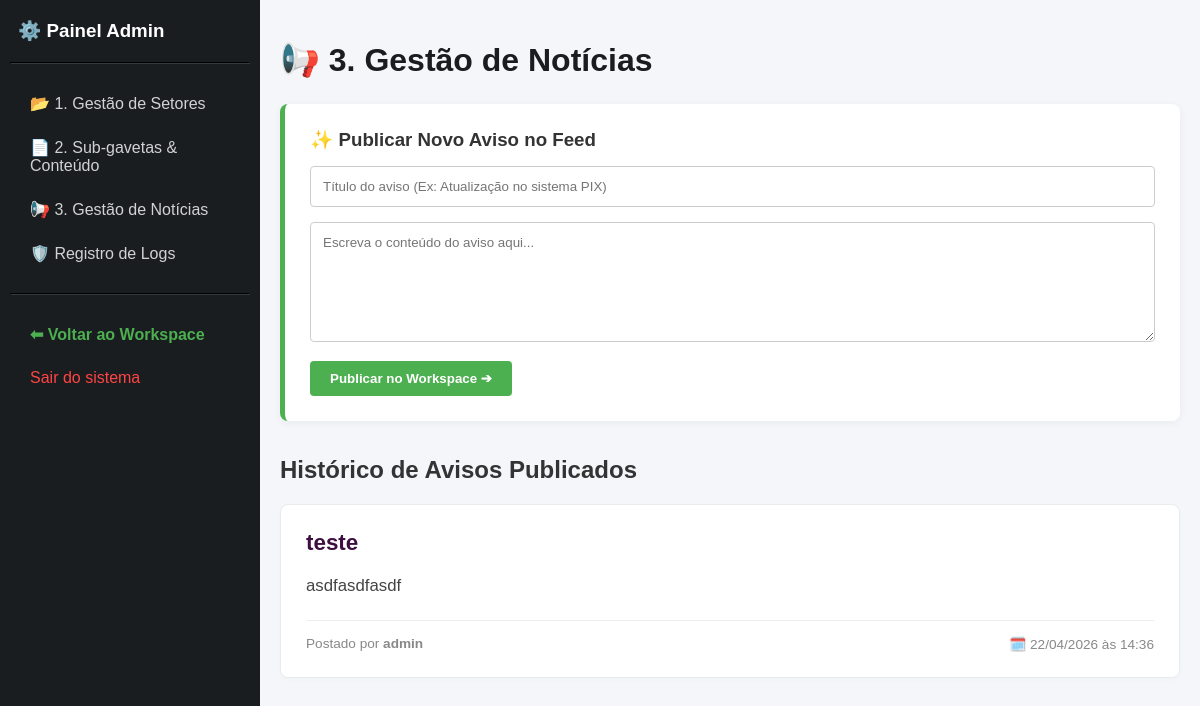
The app's page /admin/noticias (signed in) with its own data.
### app/models.py (models this page shows)
class Noticia(db.Model):
    id = db.Column(db.Integer, primary_key=True)
    titulo = db.Column(db.String(100), nullable=False)
    conteudo = db.Column(db.Text, nullable=False)
    imagem_url = db.Column(db.String(255), nullable=True) # Para imagens futuras
    data_criacao = db.Column(db.DateTime, default=datetime.utcnow)
    setor_id = db.Column(db.Integer, db.ForeignKey('setor.id'), nullable=True)
    autor_id = db.Column(db.Integer, db.ForeignKey('user.id'), nullable=False)
    autor = db.relationship('User', backref=db.backref('noticias', lazy=True))

class User(UserMixin, db.Model):
    id = db.Column(db.Integer, primary_key=True)
    username = db.Column(db.String(50), unique=True, nullable=False)
    password = db.Column(db.String(100), nullable=False)
    setor = db.Column(db.String(50))
    role = db.Column(db.String(20), default='leitor')

### app/routes.py (the view, shortened to what this page needs)
    @app.route('/admin/noticias', methods=['GET', 'POST'])
    @login_required
    def admin_noticias():
        if current_user.role != 'admin':
            abort(403)
        noticias = Noticia.query.order_by(Noticia.data_criacao.desc()).all()
        return render_template('admin/noticias.html', noticias=noticias)

### app/templates/admin/noticias.html (shortened to what this page needs)
{% extends "admin/admin_base.html" %}
{% block content %}
    <h1 style="color: #1a1d20; margin-bottom: 25px;">📢 3. Gestão de Notícias</h1>
    <div style="background: white; padding: 25px; border-radius: 8px; box-shadow: 0 2px 8px rgba(0,0,0,0.05); margin-bottom: 35px; border-left: 5px solid #4CAF50;">
        <h3 style="margin-top: 0; color: #333; margin-bottom: 15px;">✨ Publicar Novo Aviso no Feed</h3>
        <form method="POST">
            <input type="text" name="titulo" placeholder="Título do aviso (Ex: Atualização no sistema PIX)" required class="input-form">
            <textarea name="conteudo" placeholder="Escreva o conteúdo do aviso aqui..." required class="input-form" style="height: 120px; resize: vertical;"></textarea>
            <button type="submit" class="btn-criar">Publicar no Workspace ➔</button>
        </form>
    </div>
    <h2 style="color: #333; margin-bottom: 20px;">Histórico de Avisos Publicados</h2>
    <div>
        {% for noticia in noticias %}
            <div class="card-noticia">
                <h3 style="margin-top: 0; color: #3F0E40; margin-bottom: 10px; font-size: 1.4em;">{{ noticia.titulo }}</h3>
                <p style="color: #444; font-size: 1.05em; line-height: 1.6; white-space: pre-wrap; margin-bottom: 20px;">{{ noticia.conteudo }}</p>
                <div style="font-size: 0.85em; color: #888; border-top: 1px solid #eee; padding-top: 15px; display: flex; justify-content: space-between;">
                    <span>Postado por <strong>{{ noticia.autor.username if noticia.autor else 'Sistema' }}</strong></span>
                    <span>🗓️ {{ noticia.data_criacao.strftime('%d/%m/%Y às %H:%M') }}</span>
                </div>
            </div>
        {% else %}
            <p style="color: #999; font-style: italic; background: white; padding: 20px; border-radius: 8px; border: 1px dashed #ccc; text-align: center;">Nenhuma notícia foi publicada no mural ainda.</p>
        {% endfor %}
    </div>
{% endblock %}

### app/templates/admin/admin_base.html (style rules this page uses)
body { display: flex; margin: 0; font-family: sans-serif; }

### app/templates/admin/noticias.html (style rules this page uses)
.card-noticia { background: white; border: 1px solid #e9ecef; padding: 25px; border-radius: 8px; transition: all 0.2s ease; box-shadow: 0 2px 4px rgba(0,0,0,0.02); margin-bottom: 20px; }
.btn-criar { padding: 10px 20px; background: #4CAF50; color: white; border: none; border-radius: 4px; cursor: pointer; font-weight: bold; transition: background 0.2s; white-space: nowrap; }
.input-form { padding: 12px; border: 1px solid #ccc; border-radius: 4px; width: 100%; box-sizing: border-box; margin-bottom: 15px; font-family: inherit; }

### records on screen
Noticia: titulo "teste", conteudo "asdfasdfasdf", autor "admin", data_criacao "22/04/2026 às 14:36"
